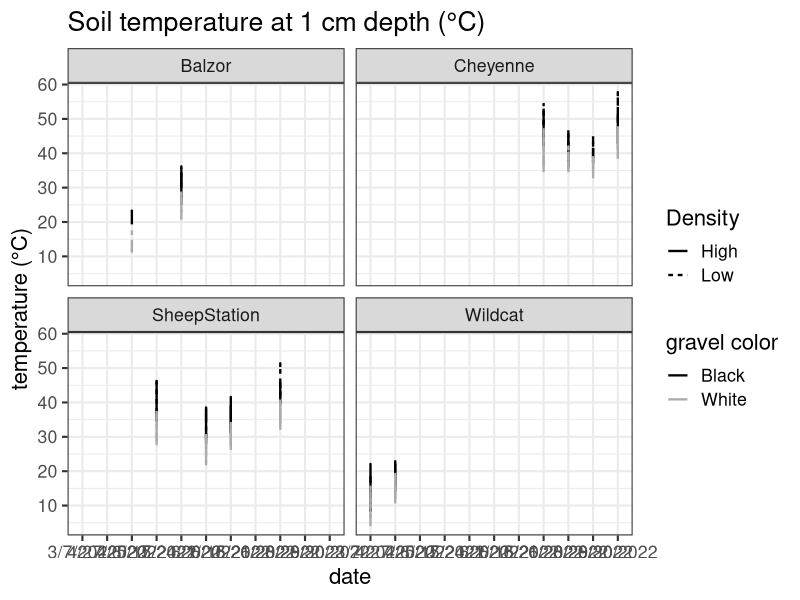
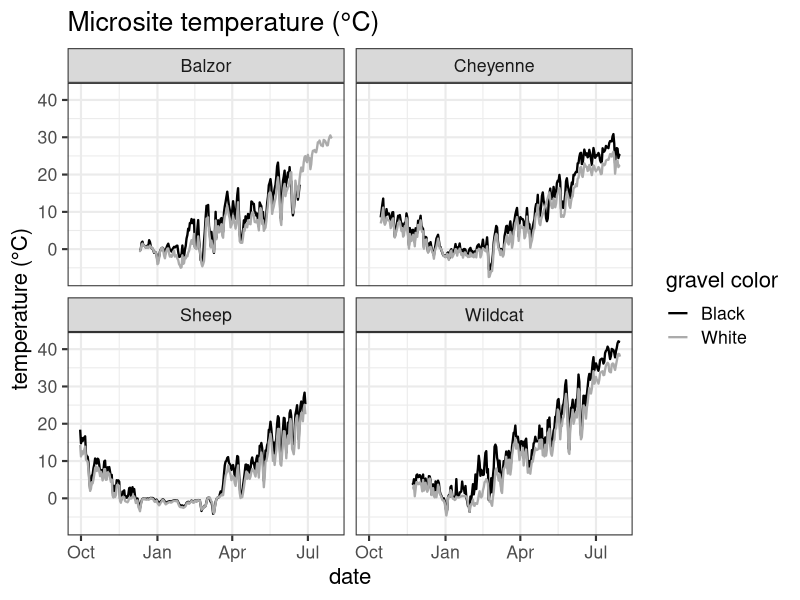
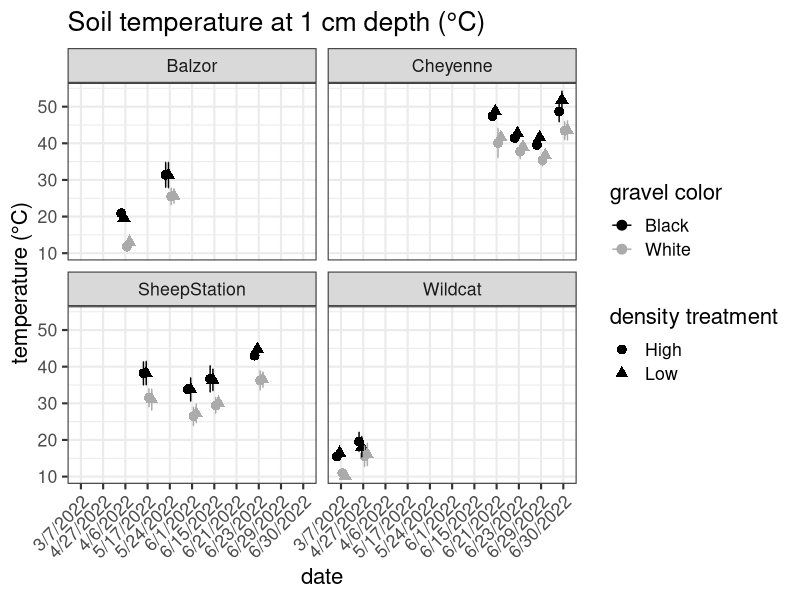

The R source for these figures, in order:
library(tidyverse)

temp_m <- read_csv("data/micrositetemperature.csv")
temp <- read_csv("data/BCtemploggers.csv")

theme_set(theme_bw(base_size = 16))

temp %>% 
  ggplot(aes(x = Date, y = Temp_C, color = Color)) +
  geom_line(linewidth = 0.8) +
  facet_wrap(~Site) +
  scale_color_manual(values = c("black", "gray67")) +
  labs(y = "temperature (°C)", x = "date", color = "gravel color") +
  ggtitle("Microsite temperature (°C)") -> air_temp

png("figs/air_temp.png", width = 14.75, height = 9, res = 300, units = "in")
air_temp
dev.off()

temp_m %>% 
  ggplot(aes(x = Date, y = SoilT_1cm, color = Color, linetype = Density)) +
  geom_line(linewidth = 0.8) +
  facet_wrap(~Site) +
  scale_color_manual(values = c("black", "gray67")) +
  labs(y = "temperature (°C)", x = "date", color = "gravel color") +
  ggtitle("Soil temperature at 1 cm depth (°C)")

temp_m %>% 
  group_by(Site, Date, Color, Density) %>% 
  summarize(mean = mean(SoilT_1cm, na.rm = T),
            se = sd(SoilT_1cm)) %>% 
  ungroup() %>% 
  ggplot(aes(x = Date, y = mean, color = Color, shape = Density)) +
  geom_point(position = position_dodge(width = 0.5), size = 3) +
  facet_wrap(~Site) +
  geom_errorbar(aes(x = Date, ymin = mean - se, ymax = mean + se), width = 0.1,
                position = position_dodge(width = 0.5)) +
  labs(x = "date", y = "temperature (°C)", shape = "density treatment",
       color = "gravel color") +
  scale_color_manual(values = c("black", "gray67")) +
  theme(axis.text.x = element_text(angle = 45, hjust = 1)) +
  ggtitle("Soil temperature at 1 cm depth (°C)") -> soil_temp

png("figs/soil_temp.png", width = 14.75, height = 9, res = 300, units = "in")
soil_temp
dev.off()
